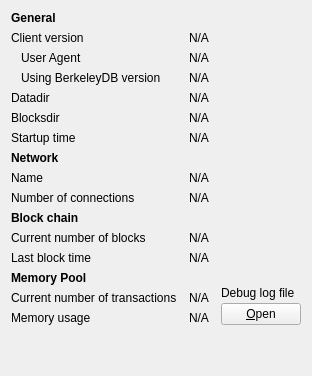
     <widget class="QWidget" name="tab_info">
      <attribute name="title">
       <string>&amp;Information</string>
      </attribute>
      <layout class="QGridLayout" name="gridLayout" columnstretch="0,1,0">
       <property name="horizontalSpacing">
        <number>12</number>
       </property>
       <item row="0" column="0">
        <widget class="QLabel" name="label_9">
         <property name="font">
          <font>
           <weight>75</weight>
           <bold>true</bold>
          </font>
         </property>
         <property name="text">
          <string>General</string>
         </property>
        </widget>
       </item>
       <item row="1" column="0">
        <widget class="QLabel" name="label_6">
         <property name="text">
          <string>Client version</string>
         </property>
        </widget>
       </item>
       <item row="1" column="1" colspan="2">
        <widget class="QLabel" name="clientVersion">
         <property name="cursor">
          <cursorShape>IBeamCursor</cursorShape>
         </property>
         <property name="text">
          <string>N/A</string>
         </property>
         <property name="textFormat">
          <enum>Qt::PlainText</enum>
         </property>
         <property name="textInteractionFlags">
          <set>Qt::LinksAccessibleByMouse|Qt::TextSelectableByKeyboard|Qt::TextSelectableByMouse</set>
         </property>
        </widget>
       </item>
       <item row="2" column="0">
        <widget class="QLabel" name="labelClientUserAgent">
         <property name="text">
          <string>User Agent</string>
         </property>
         <property name="indent">
          <number>10</number>
         </property>
        </widget>
       </item>
       <item row="2" column="1" colspan="2">
        <widget class="QLabel" name="clientUserAgent">
         <property name="cursor">
          <cursorShape>IBeamCursor</cursorShape>
         </property>
         <property name="text">
          <string>N/A</string>
         </property>
         <property name="textFormat">
          <enum>Qt::PlainText</enum>
         </property>
         <property name="textInteractionFlags">
          <set>Qt::LinksAccessibleByMouse|Qt::TextSelectableByKeyboard|Qt::TextSelectableByMouse</set>
         </property>
        </widget>
       </item>
       <item row="3" column="0">
        <widget class="QLabel" name="label_berkeleyDBVersion">
         <property name="text">
          <string>Using BerkeleyDB version</string>
         </property>
         <property name="indent">
          <number>10</number>
         </property>
        </widget>
       </item>
       <item row="3" column="1" colspan="2">
        <widget class="QLabel" name="berkeleyDBVersion">
         <property name="cursor">
          <cursorShape>IBeamCursor</cursorShape>
         </property>
         <property name="text">
          <string>N/A</string>
         </property>
         <property name="textFormat">
          <enum>Qt::PlainText</enum>
         </property>
         <property name="textInteractionFlags">
          <set>Qt::LinksAccessibleByMouse|Qt::TextSelectableByKeyboard|Qt::TextSelectableByMouse</set>
         </property>
        </widget>
       </item>
       <item row="4" column="0">
        <widget class="QLabel" name="label_12">
         <property name="text">
          <string>Datadir</string>
         </property>
        </widget>
       </item>
       <item row="4" column="1" colspan="2">
        <widget class="QLabel" name="dataDir">
         <property name="cursor">
          <cursorShape>IBeamCursor</cursorShape>
         </property>
         <property name="toolTip">
          <string>To specify a non-default location of the data directory use the '%1' option.</string>
         </property>
         <property name="text">
          <string>N/A</string>
         </property>
         <property name="textFormat">
          <enum>Qt::PlainText</enum>
         </property>
         <property name="wordWrap">
          <bool>true</bool>
         </property>
         <property name="textInteractionFlags">
          <set>Qt::LinksAccessibleByMouse|Qt::TextSelectableByKeyboard|Qt::TextSelectableByMouse</set>
         </property>
        </widget>
       </item>
       <item row="5" column="0">
        <widget class="QLabel" name="label_11">
         <property name="text">
          <string>Blocksdir</string>
         </property>
        </widget>
       </item>
       <item row="5" column="1" colspan="2">
        <widget class="QLabel" name="blocksDir">
         <property name="cursor">
          <cursorShape>IBeamCursor</cursorShape>
         </property>
         <property name="toolTip">
          <string>To specify a non-default location of the blocks directory use the '%1' option.</string>
         </property>
         <property name="text">
          <string>N/A</string>
         </property>
         <property name="textFormat">
          <enum>Qt::PlainText</enum>
         </property>
         <property name="wordWrap">
          <bool>true</bool>
         </property>
         <property name="textInteractionFlags">
          <set>Qt::LinksAccessibleByMouse|Qt::TextSelectableByKeyboard|Qt::TextSelectableByMouse</set>
         </property>
        </widget>
       </item>
       <item row="6" column="0">
        <widget class="QLabel" name="label_13">
         <property name="text">
          <string>Startup time</string>
         </property>
        </widget>
       </item>
       <item row="6" column="1" colspan="2">
        <widget class="QLabel" name="startupTime">
         <property name="cursor">
          <cursorShape>IBeamCursor</cursorShape>
         </property>
         <property name="text">
          <string>N/A</string>
         </property>
         <property name="textFormat">
          <enum>Qt::PlainText</enum>
         </property>
         <property name="textInteractionFlags">
          <set>Qt::LinksAccessibleByMouse|Qt::TextSelectableByKeyboard|Qt::TextSelectableByMouse</set>
         </property>
        </widget>
       </item>
       <item row="7" column="0">
        <widget class="QLabel" name="labelNetwork">
         <property name="font">
          <font>
           <weight>75</weight>
           <bold>true</bold>
          </font>
         </property>
         <property name="text">
          <string>Network</string>
         </property>
        </widget>
       </item>
       <item row="8" column="0">
        <widget class="QLabel" name="label_8">
         <property name="text">
          <string>Name</string>
         </property>
        </widget>
       </item>
       <item row="8" column="1" colspan="2">
        <widget class="QLabel" name="networkName">
         <property name="cursor">
          <cursorShape>IBeamCursor</cursorShape>
         </property>
         <property name="text">
          <string>N/A</string>
         </property>
         <property name="textFormat">
          <enum>Qt::PlainText</enum>
         </property>
         <property name="textInteractionFlags">
          <set>Qt::LinksAccessibleByMouse|Qt::TextSelectableByKeyboard|Qt::TextSelectableByMouse</set>
         </property>
        </widget>
       </item>
       <item row="9" column="0">
        <widget class="QLabel" name="label_7">
         <property name="text">
          <string>Number of connections</string>
         </property>
        </widget>
       </item>
       <item row="9" column="1" colspan="2">
        <widget class="QLabel" name="numberOfConnections">
         <property name="cursor">
          <cursorShape>IBeamCursor</cursorShape>
         </property>
         <property name="text">
          <string>N/A</string>
         </property>
         <property name="textFormat">
          <enum>Qt::PlainText</enum>
         </property>
         <property name="textInteractionFlags">
          <set>Qt::LinksAccessibleByMouse|Qt::TextSelectableByKeyboard|Qt::TextSelectableByMouse</set>
         </property>
        </widget>
       </item>
       <item row="10" column="0">
        <widget class="QLabel" name="label_10">
         <property name="font">
          <font>
           <weight>75</weight>
           <bold>true</bold>
          </font>
         </property>
         <property name="text">
          <string>Block chain</string>
         </property>
        </widget>
       </item>
       <item row="11" column="0">
        <widget class="QLabel" name="label_3">
         <property name="text">
          <string>Current number of blocks</string>
         </property>
        </widget>
       </item>
       <item row="11" column="1" colspan="2">
        <widget class="QLabel" name="numberOfBlocks">
         <property name="cursor">
          <cursorShape>IBeamCursor</cursorShape>
         </property>
         <property name="text">
          <string>N/A</string>
         </property>
         <property name="textFormat">
          <enum>Qt::PlainText</enum>
         </property>
         <property name="textInteractionFlags">
          <set>Qt::LinksAccessibleByMouse|Qt::TextSelectableByKeyboard|Qt::TextSelectableByMouse</set>
         </property>
        </widget>
       </item>
       <item row="12" column="0">
        <widget class="QLabel" name="labelLastBlockTime">
         <property name="text">
          <string>Last block time</string>
         </property>
        </widget>
       </item>
       <item row="12" column="1" colspan="2">
        <widget class="QLabel" name="lastBlockTime">
         <property name="cursor">
          <cursorShape>IBeamCursor</cursorShape>
         </property>
         <property name="text">
          <string>N/A</string>
         </property>
         <property name="textFormat">
          <enum>Qt::PlainText</enum>
         </property>
         <property name="textInteractionFlags">
          <set>Qt::LinksAccessibleByMouse|Qt::TextSelectableByKeyboard|Qt::TextSelectableByMouse</set>
         </property>
        </widget>
       </item>
       <item row="13" column="0">
        <widget class="QLabel" name="labelMempoolTitle">
         <property name="font">
          <font>
           <weight>75</weight>
           <bold>true</bold>
          </font>
         </property>
         <property name="text">
          <string>Memory Pool</string>
         </property>
        </widget>
       </item>
       <item row="14" column="0">
        <widget class="QLabel" name="labelNumberOfTransactions">
         <property name="text">
          <string>Current number of transactions</string>
         </property>
        </widget>
       </item>
       <item row="14" column="1">
        <widget class="QLabel" name="mempoolNumberTxs">
         <property name="cursor">
          <cursorShape>IBeamCursor</cursorShape>
         </property>
         <property name="text">
          <string>N/A</string>
         </property>
         <property name="textFormat">
          <enum>Qt::PlainText</enum>
         </property>
         <property name="textInteractionFlags">
          <set>Qt::LinksAccessibleByMouse|Qt::TextSelectableByKeyboard|Qt::TextSelectableByMouse</set>
         </property>
        </widget>
       </item>
       <item row="15" column="0">
        <widget class="QLabel" name="labelMemoryUsage">
         <property name="text">
          <string>Memory usage</string>
         </property>
        </widget>
       </item>
       <item row="15" column="1">
        <widget class="QLabel" name="mempoolSize">
         <property name="cursor">
          <cursorShape>IBeamCursor</cursorShape>
         </property>
         <property name="text">
          <string>N/A</string>
         </property>
         <property name="textFormat">
          <enum>Qt::PlainText</enum>
         </property>
         <property name="textInteractionFlags">
          <set>Qt::LinksAccessibleByMouse|Qt::TextSelectableByKeyboard|Qt::TextSelectableByMouse</set>
         </property>
        </widget>
       </item>
       <item row="13" column="2" rowspan="3">
        <layout class="QVBoxLayout" name="verticalLayoutDebugButton">
         <property name="spacing">
          <number>3</number>
         </property>
         <item>
          <spacer name="verticalSpacer_2">
           <property name="orientation">
            <enum>Qt::Vertical</enum>
           </property>
           <property name="sizeHint" stdset="0">
            <size>
             <width>10</width>
             <height>5</height>
            </size>
           </property>
          </spacer>
         </item>
         <item>
          <widget class="QLabel" name="labelDebugLogfile">
           <property name="text">
            <string>Debug log file</string>
           </property>
          </widget>
         </item>
         <item>
          <widget class="QPushButton" name="openDebugLogfileButton">
           <property name="toolTip">
            <string>Open the %1 debug log file from the current data directory. This can take a few seconds for large log files.</string>
           </property>
           <property name="text">
            <string>&amp;Open</string>
           </property>
           <property name="autoDefault">
            <bool>false</bool>
           </property>
          </widget>
         </item>
        </layout>
       </item>
       <item row="16" column="0">
        <spacer name="verticalSpacer">
         <property name="orientation">
          <enum>Qt::Vertical</enum>
         </property>
         <property name="sizeHint" stdset="0">
          <size>
           <width>20</width>
           <height>40</height>
          </size>
         </property>
        </spacer>
       </item>
      </layout>
     </widget>
